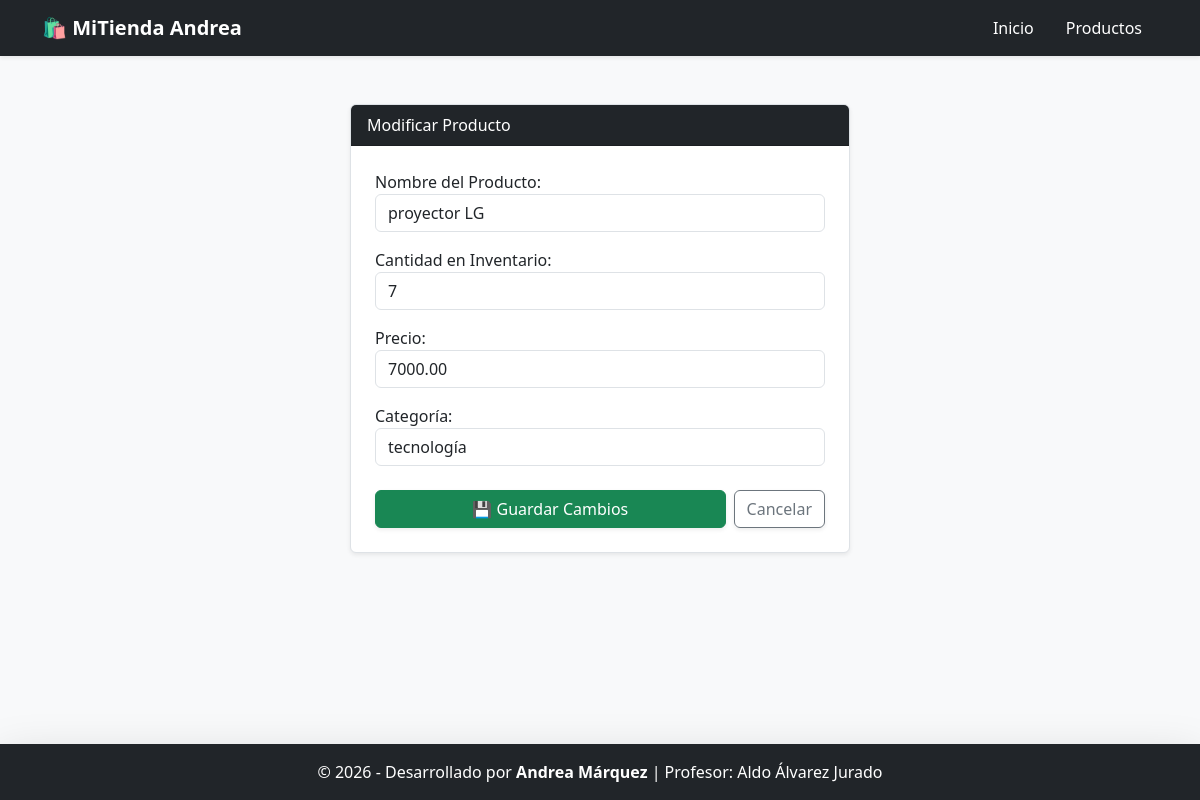
Page /productos/4/editar/ on the committed database.
### gestion/models.py (models this page shows, shortened)
class Producto(models.Model):
    nombre = models.CharField(max_length=150, verbose_name="Nombre del Producto")
    stock = models.IntegerField(default=0, verbose_name="Cantidad en Inventario")
    precio = models.DecimalField(max_digits=10, decimal_places=2, verbose_name="Precio")
    categoria = models.ForeignKey(Categoria, on_delete=models.CASCADE, verbose_name="Categoría")

class Categoria(models.Model):
    nombre = models.CharField(max_length=100, verbose_name="Nombre de la Categoría")
    descripcion = models.CharField(max_length=250, null=True, blank=True, verbose_name="Descripción")
    def __str__(self):
        return self.nombre

### gestion/views.py (the view)
# urls.py: path('productos/<int:id>/editar/', views.editar_producto, name='editar_producto'),
def editar_producto(request, id):
    producto = get_object_or_404(Producto, id=id)
    if request.method == 'POST':
        form = ProductoForm(request.POST, instance=producto)
        if form.is_valid():
            form.save()
            messages.success(request, '¡Producto actualizado exitosamente!')
            return redirect('lista_productos')
    else:
        form = ProductoForm(instance=producto)
    return render(request, 'gestion/form_producto.html', {'form': form, 'titulo': 'Modificar Producto'})

### gestion/forms.py
class ProductoForm(forms.ModelForm):
    class Meta:
        model = Producto
        fields = ['nombre', 'stock', 'precio', 'categoria']
        widgets = {
            'nombre': forms.TextInput(attrs={'class': 'form-control', 'placeholder': 'Ej. Teclado Mecánico'}),
            'stock': forms.NumberInput(attrs={'class': 'form-control', 'min': '0'}),
            'precio': forms.NumberInput(attrs={'class': 'form-control', 'step': '0.01'}),
            'categoria': forms.Select(attrs={'class': 'form-control'}),
        }

### gestion/templates/gestion/form_producto.html (shortened to what this page needs)
{% extends 'gestion/base.html' %}
{% block contenido %}
<div class="card shadow-sm border mx-auto" style="max-width: 500px;">
    <div class="card-header bg-dark text-white fw-boldfs-5">{{ titulo }}</div>
    <div class="card-body p-4">
        <form method="POST">
            {{ form.as_p }}
            <div class="mt-4 d-flex gap-2">
                <button type="submit" class="btn btn-success flex-grow-1 shadow-sm">💾 Guardar Cambios</button>
                <a href="{% url 'lista_productos' %}" class="btn btn-outline-secondary shadow-sm">Cancelar</a>
            </div>
        </form>
    </div>
</div>
{% endblock %}

### rows in the picture
Producto: nombre "proyector LG", stock "7", precio "7000.00", categoria "tecnología"

### other values in the picture
{{ titulo }} "Modificar Producto"
